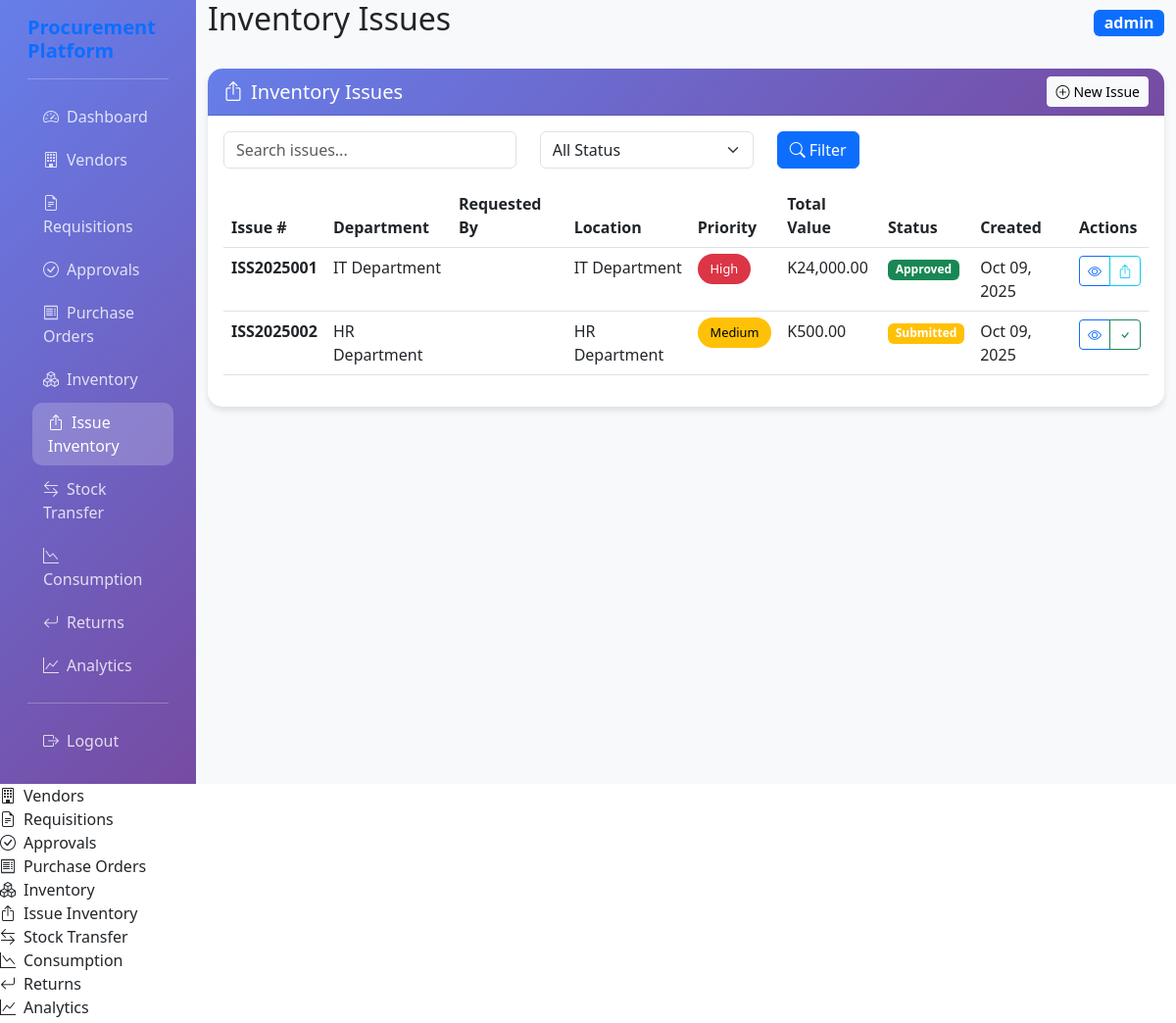
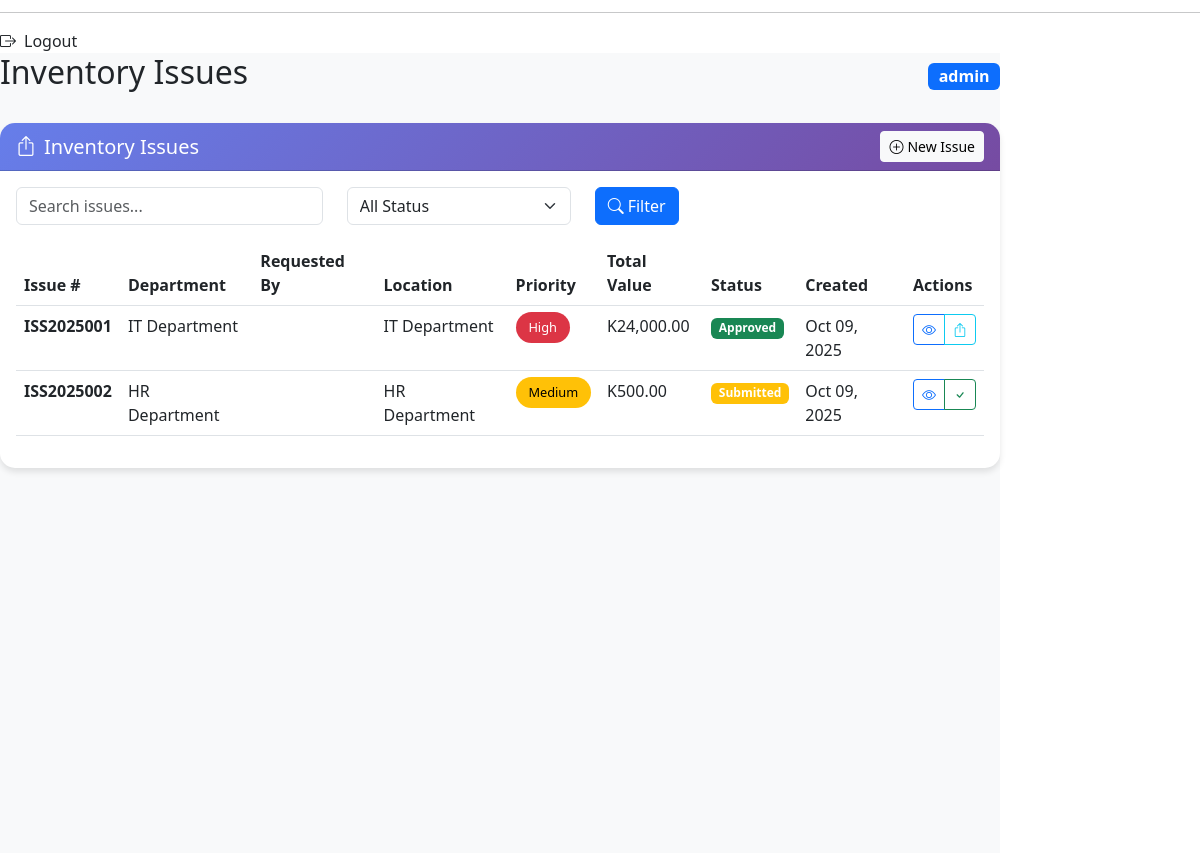
Page /inventory_issue.php (signed in) on the committed database (2 pictures, top to bottom).
### tables this page shows
CREATE TABLE `inventory_issues` (
  `id` int(11) NOT NULL,
  `issue_number` varchar(50) NOT NULL,
  `requested_by` int(11) NOT NULL,
  `department` varchar(100) DEFAULT NULL,
  `cost_center` varchar(50) DEFAULT NULL,
  `location_id` int(11) DEFAULT NULL,
  `priority` enum('low','medium','high','urgent') DEFAULT 'medium',
  `justification` text DEFAULT NULL,
  `total_value` decimal(15,2) DEFAULT 0.00,
  `status` enum('draft','submitted','approved','rejected','issued','cancelled') DEFAULT 'draft',
  `approved_by` int(11) DEFAULT NULL,
  `approved_at` timestamp NULL DEFAULT NULL,
  `issued_by` int(11) DEFAULT NULL,
  `issued_at` timestamp NULL DEFAULT NULL,
  `created_at` timestamp NOT NULL DEFAULT current_timestamp(),
  `updated_at` timestamp NOT NULL DEFAULT current_timestamp() ON UPDATE current_timestamp()
);

CREATE TABLE `inventory_locations` (
  `id` int(11) NOT NULL,
  `location_code` varchar(20) NOT NULL,
  `location_name` varchar(100) NOT NULL,
  `description` text DEFAULT NULL,
  `address` text DEFAULT NULL,
  `is_active` tinyint(1) DEFAULT 1,
  `created_at` timestamp NOT NULL DEFAULT current_timestamp()
);

### inventory_issue.php (the view, shortened to what the rows shown need)
<?php
require_once 'config/config.php';
$db = new Database();
$conn = $db->getConnection();
$action = $_GET['action'] ?? 'list';
$page = max(1, $_GET['page'] ?? 1);
$offset = ($page - 1) * ITEMS_PER_PAGE;
$whereClause = "WHERE 1=1";
$params = [];
$sql = "SELECT ii.*, u.first_name, u.last_name, il.location_name
        FROM inventory_issues ii
        LEFT JOIN users u ON ii.requested_by = u.id
        LEFT JOIN inventory_locations il ON ii.location_id = il.id
        $whereClause
        ORDER BY ii.created_at DESC
        LIMIT " . (int)ITEMS_PER_PAGE . " OFFSET " . (int)$offset;
$stmt = $conn->prepare($sql);
$stmt->execute($params);
$inventory_issues = $stmt->fetchAll();
?>
<!DOCTYPE html>
<html lang="en">
<head>
    <link href="https://cdn.jsdelivr.net/npm/bootstrap@5.3.0/dist/css/bootstrap.min.css" rel="stylesheet">
    <link href="https://cdn.jsdelivr.net/npm/bootstrap-icons@1.10.0/font/bootstrap-icons.css" rel="stylesheet">
</head>
<body>
    <div class="container-fluid">
        <div class="row">
            <div class="col-md-9 col-lg-10 main-content">
                <div class="d-flex justify-content-between align-items-center mb-4">
                    <h2>Inventory Issues</h2>
                </div>
                <?php if ($action == 'list'): ?>
                <div class="card">
                    <div class="card-body">
                        <div class="table-responsive">
                            <table class="table table-hover">
                                <thead>
                                    <tr>
                                        <th>Issue #</th>
                                        <th>Department</th>
                                        <th>Requested By</th>
                                        <th>Location</th>
                                        <th>Priority</th>
                                        <th>Total Value</th>
                                        <th>Status</th>
                                        <th>Created</th>
                                        <th>Actions</th>
                                    </tr>
                                </thead>
                                <tbody>
                                    <?php foreach ($inventory_issues as $issue): ?>
                                    <tr>
                                        <td><strong><?php echo htmlspecialchars($issue['issue_number']); ?></strong></td>
                                        <td><?php echo htmlspecialchars($issue['department']); ?></td>
                                        <td><?php echo htmlspecialchars($issue['first_name'] . ' ' . $issue['last_name']); ?></td>
                                        <td><?php echo htmlspecialchars($issue['location_name'] ?? 'N/A'); ?></td>
                                        <td>
                                            <span class="status-badge priority-<?php echo $issue['priority']; ?>">
                                                <?php echo ucfirst($issue['priority']); ?>
                                            </span>
                                        </td>
                                        <td><?php echo formatCurrency($issue['total_value']); ?></td>
                                        <td>
                                            <span class="badge bg-<?php echo $issue['status'] == 'approved' ? 'success' : ($issue['status'] == 'rejected' ? 'danger' : ($issue['status'] == 'issued' ? 'info' : 'warning')); ?>">
                                                <?php echo ucfirst($issue['status']); ?>
                                            </span>
                                        </td>
                                        <td><?php echo formatDate($issue['created_at']); ?></td>
                                        <td>
                                            <div class="btn-group btn-group-sm">
                                                <a href="?action=view&id=<?php echo $issue['id']; ?>" class="btn btn-outline-primary">
                                                    <i class="bi bi-eye"></i>
                                                </a>
                                                <?php if (hasPermission('approve_inventory_issues') && $issue['status'] == 'submitted'): ?>
                                                <a href="?action=approve&id=<?php echo $issue['id']; ?>" class="btn btn-outline-success">
                                                    <i class="bi bi-check"></i>
                                                </a>
                                                <?php endif; ?>
                                                <?php if (hasPermission('issue_inventory') && $issue['status'] == 'approved'): ?>
                                                <a href="?action=issue&id=<?php echo $issue['id']; ?>" class="btn btn-outline-info">
                                                    <i class="bi bi-box-arrow-up"></i>
                                                </a>
                                                <?php endif; ?>
                                            </div>
                                        </td>
                                    </tr>
                                    <?php endforeach; ?>
                                </tbody>
                            </table>
                        </div>
                    </div>
                </div>
                <?php endif; ?>
            </div>
        </div>
    </div>
</body>
</html>
            <div class="col-md-9 col-lg-10 main-content">
                <div class="d-flex justify-content-between align-items-center mb-4">
                    <h2>Inventory Issues</h2>
                </div>
                <?php if ($action == 'list'): ?>
                <div class="card">
                    <div class="card-body">
                        <div class="table-responsive">
                            <table class="table table-hover">
                                <thead>
                                    <tr>
                                        <th>Issue #</th>
                                        <th>Department</th>
                                        <th>Requested By</th>
                                        <th>Location</th>
                                        <th>Priority</th>
                                        <th>Total Value</th>
                                        <th>Status</th>
                                        <th>Created</th>
                                        <th>Actions</th>
                                    </tr>
                                </thead>
                                <tbody>
                                    <?php foreach ($inventory_issues as $issue): ?>
                                    <tr>
                                        <td><strong><?php echo htmlspecialchars($issue['issue_number']); ?></strong></td>
                                        <td><?php echo htmlspecialchars($issue['department']); ?></td>
                                        <td><?php echo htmlspecialchars($issue['first_name'] . ' ' . $issue['last_name']); ?></td>
                                        <td><?php echo htmlspecialchars($issue['location_name'] ?? 'N/A'); ?></td>
                                        <td>
                                            <span class="status-badge priority-<?php echo $issue['priority']; ?>">
                                                <?php echo ucfirst($issue['priority']); ?>
                                            </span>
                                        </td>
                                        <td><?php echo formatCurrency($issue['total_value']); ?></td>
                                        <td>
                                            <span class="badge bg-<?php echo $issue['status'] == 'approved' ? 'success' : ($issue['status'] == 'rejected' ? 'danger' : ($issue['status'] == 'issued' ? 'info' : 'warning')); ?>">
                                                <?php echo ucfirst($issue['status']); ?>
                                            </span>
                                        </td>
                                        <td><?php echo formatDate($issue['created_at']); ?></td>
                                        <td>
                                            <div class="btn-group btn-group-sm">
                                                <a href="?action=view&id=<?php echo $issue['id']; ?>" class="btn btn-outline-primary">
                                                    <i class="bi bi-eye"></i>
                                                </a>
                                                <?php if (hasPermission('approve_inventory_issues') && $issue['status'] == 'submitted'): ?>
                                                <a href="?action=approve&id=<?php echo $issue['id']; ?>" class="btn btn-outline-success">
                                                    <i class="bi bi-check"></i>
                                                </a>
                                                <?php endif; ?>
                                                <?php if (hasPermission('issue_inventory') && $issue['status'] == 'approved'): ?>
                                                <a href="?action=issue&id=<?php echo $issue['id']; ?>" class="btn btn-outline-info">
                                                    <i class="bi bi-box-arrow-up"></i>
                                                </a>
                                                <?php endif; ?>
                                            </div>
                                        </td>
                                    </tr>
                                    <?php endforeach; ?>
                                </tbody>
                            </table>
                        </div>
                    </div>
                </div>
                <?php endif; ?>
            </div>
</body>
</html>

### rows in the picture
inventory_issues: issue_number "ISS2025001", department "IT Department", location.location_name "IT Department", priority "High", total_value "K24,000.00", status "Approved", created_at "Oct 09, 2025"
inventory_issues: issue_number "ISS2025002", department "HR Department", location.location_name "HR Department", priority "Medium", total_value "K500.00", status "Submitted", created_at "Oct 09, 2025"

### other values in the picture
APP_NAME "Procurement Platform"
$user['role_name'] "admin"
